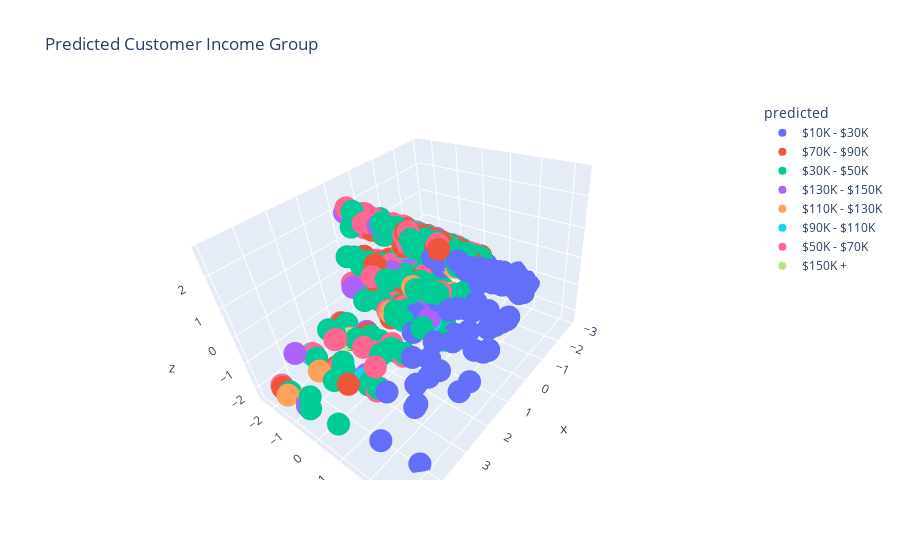

Source (notebook cell):
### Markdown cell above
##### Interpretation of the KNN Model for Predicting Customer Yearly Income
The model features relatively high precision rate, it is a valid model. And for this validity, we can conclude that a customer's yearly income could be predicted by his/her marital status, gender, total children, education,	member card, occupation, real estate ownership, average cars at home, number of children at home. 

**Suggestion to the mangement:** Based on this model, the management could understand the customers well before they have information on their annual income. Using this, they can target consumers with higher yearly income with exclusive featuers like free home delivery, same day home delivery, etc. By apply this strategy, management will be in position to lock-in these customers for a longer period of time once they buy the exclusive subscription.

### Code cell
px.scatter_3d(data_frame= knnResult3DSample, x = 'x', y = 'y', z = 'z', color= 'predicted', title = 'Predicted Customer Income Group')
